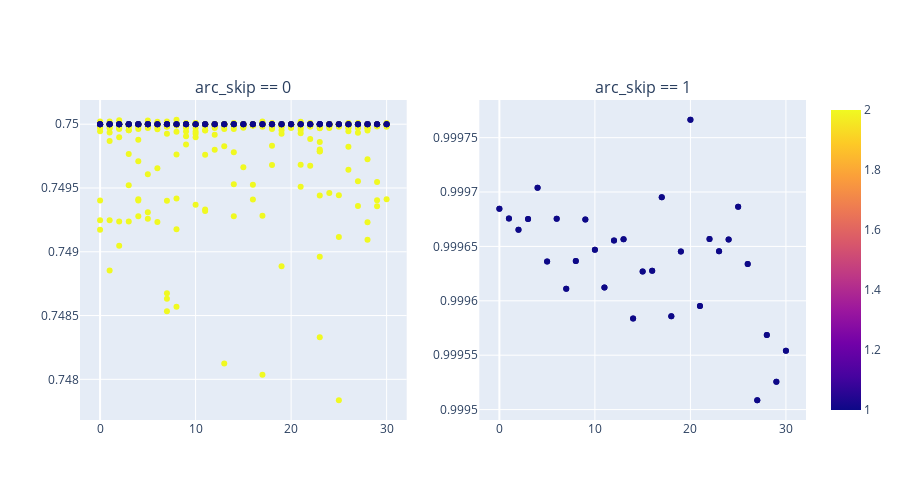

Notebook cell for this chart:
### Code cell
import plotly.express as px
import pandas as pd

hue = "arc_num_conv"
yplot = "test_Accuracy"
xplot = "n_swaps"

# extra_info = ["test_file", "arc_features", "train_Accuracy", "valid_Accuracy"]

df0 = df.query("arc_skip == 0")
df1 = df.query("arc_skip == 1")

fig0 = px.scatter(
    df0, x=xplot, y=yplot, color=hue, title="No skip" 
)
fig1 = px.scatter(df1, x=xplot, y=yplot, color=hue, title="Skip")

fig0.update_layout(showlegend=False)  # Oculta la leyenda en el primer gráfico

# Combinar ambos gráficos en subplots
from plotly.subplots import make_subplots
import plotly.graph_objects as go

fig = make_subplots(rows=1, cols=2, subplot_titles=["arc_skip == 0", "arc_skip == 1"])

for trace in fig0.data:
    fig.add_trace(trace, row=1, col=1)

for trace in fig1.data:
    fig.add_trace(trace, row=1, col=2)

fig.update_layout(width=900, height=500, legend_title="Num Params", showlegend=True)

fig.show()

### Figure 1 — Plotly figure (JSON) as saved in the notebook; plotly's stock layout.template omitted (floating-point values rounded to 4 significant figures; data arrays with more than 128 entries replaced by an {"elided": "..."} marker saying what was removed)
{"data": [{"hovertemplate": "n_swaps=%{x}<br>test_Accuracy=%{y}<br>arc_num_conv=%{marker.color}<extra></extra>", "legendgroup": "", "marker": {"color": {"elided": "614 int values"}, "coloraxis": "coloraxis", "symbol": "circle"}, "mode": "markers", "name": "", "orientation": "v", "showlegend": false, "type": "scatter", "x": {"elided": "614 int values"}, "xaxis": "x", "y": {"elided": "614 float values"}, "yaxis": "y"}, {"hovertemplate": "n_swaps=%{x}<br>test_Accuracy=%{y}<br>arc_num_conv=%{marker.color}<extra></extra>", "legendgroup": "", "marker": {"color": [1, 1, 1, 1, 1, 1, 1, 1, 1, 1, 1, 1, 1, 1, 1, 1, 1, 1, 1, 1, 1, 1, 1, 1, 1, 1, 1, 1, 1, 1, 1, 1, 1, 1, 1, 1, 1, 1, 1, 1, 1, 1, 1, 1, 1, 1, 1, 1, 1, 1, 1, 1, 1, 1, 1, 1, 1, 1, 1, 1, 1, 1, 1, 1, 1], "coloraxis": "coloraxis", "symbol": "circle"}, "mode": "markers", "name": "", "orientation": "v", "showlegend": false, "type": "scatter", "x": [0, 1, 2, 3, 4, 5, 6, 7, 8, 9, 10, 11, 12, 13, 14, 15, 16, 17, 18, 19, 20, 21, 22, 23, 24, 25, 26, 27, 28, 29, 30, 0, 0, 1, 2, 3, 4, 5, 6, 7, 8, 9, 10, 11, 12, 13, 14, 15, 16, 17, 18, 19, 20, 21, 22, 23, 24, 25, 26, 27, 28, 29, 30, 0, 0], "xaxis": "x2", "y": [0.9997, 0.9997, 0.9997, 0.9997, 0.9997, 0.9996, 0.9997, 0.9996, 0.9996, 0.9997, 0.9996, 0.9996, 0.9997, 0.9997, 0.9996, 0.9996, 0.9996, 0.9997, 0.9996, 0.9996, 0.9998, 0.9996, 0.9997, 0.9996, 0.9997, 0.9997, 0.9996, 0.9995, 0.9996, 0.9995, 0.9996, null, 0.9997, 0.9997, 0.9997, 0.9997, 0.9997, 0.9996, 0.9997, 0.9996, 0.9996, 0.9997, 0.9996, 0.9996, 0.9997, 0.9997, 0.9996, 0.9996, 0.9996, 0.9997, 0.9996, 0.9996, 0.9998, 0.9996, 0.9997, 0.9996, 0.9997, 0.9997, 0.9996, 0.9995, 0.9996, 0.9995, 0.9996, null, null], "yaxis": "y2"}], "layout": {"annotations": [{"font": {"size": 16}, "showarrow": false, "text": "arc_skip == 0", "x": 0.225, "xanchor": "center", "xref": "paper", "y": 1, "yanchor": "bottom", "yref": "paper"}, {"font": {"size": 16}, "showarrow": false, "text": "arc_skip == 1", "x": 0.775, "xanchor": "center", "xref": "paper", "y": 1, "yanchor": "bottom", "yref": "paper"}], "height": 500, "legend": {"title": {"text": "Num Params"}}, "showlegend": true, "width": 900, "xaxis": {"anchor": "y", "domain": [0, 0.45]}, "xaxis2": {"anchor": "y2", "domain": [0.55, 1]}, "yaxis": {"anchor": "x", "domain": [0, 1]}, "yaxis2": {"anchor": "x2", "domain": [0, 1]}}}
